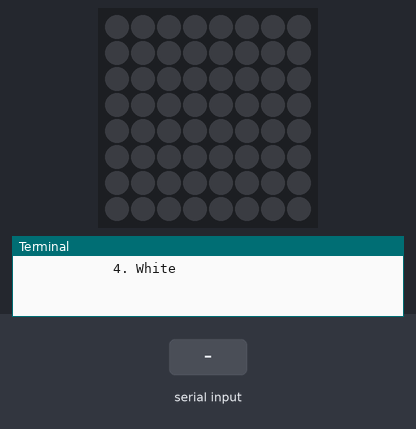
Simulated run of this program. Board: Raspberry Pi (BCM pin numbers) with a Sense HAT. Shown: the Sense HAT's 8×8 RGB LED matrix, the last lines printed to the terminal. Inputs (shaded band) come from the test bench. The 64×8 strip is a reading aid, not a part: it shows the text the matrix is scrolling, unrolled, one strip-width of it at a time.

Above: at 1.2 s.
1.3 s: "1" typed at the terminal, then Enter
At 1.45 s:
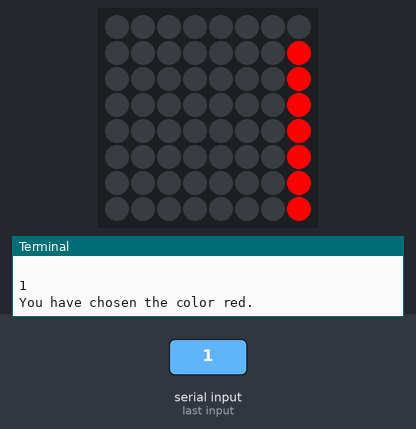
3.2 s: "0" typed at the terminal, then Enter
At 6.07 s:
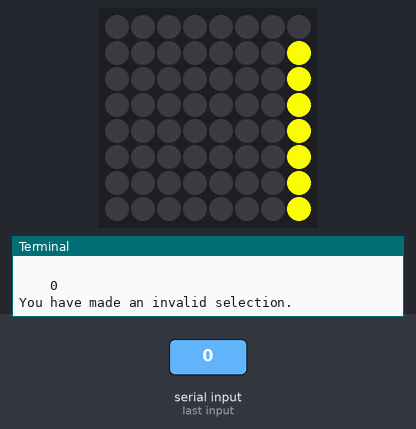
11.1 s: "2" typed at the terminal, then Enter
At 11.9 s:
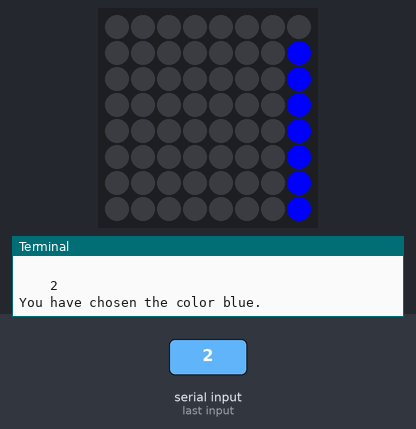
16.3 s: "1" typed at the terminal, then Enter
At 17.22 s:
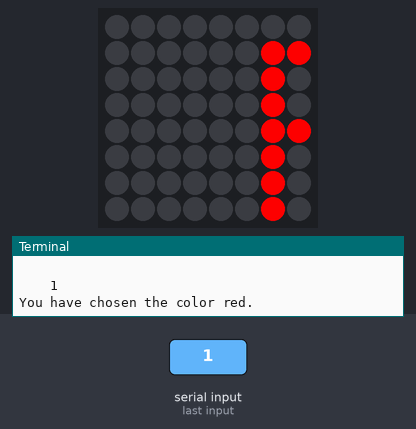

Measured:
- after the input at 1.3 s, the LEDs: change after 0.10 s (image 1)
- after the input at 3.2 s, the LEDs: first differ from a run without the input after 2.8 s (image 2)
- after the input at 11.1 s, the LEDs: change after 0.75 s (image 3)
- after the input at 16.3 s, the LEDs: first change after 0.78 s (image 4 shows a later state)

The program:

simple_input_to_LED_display_test.py
```python
from sense_hat import SenseHat
from time import sleep

sense = SenseHat()

while True:

    selection = input(f"""
        Select a color:
            1. Red
            2. Blue
            3. Green
            4. White

    """)

    r = (255, 0, 0)
    b = (0, 0, 255)
    g = (0, 204, 0)
    w = (255, 255, 255)
    error_color = (255, 255, 0)

    if selection == str(1):
        print("You have chosen the color red.")
        sense.show_message("RED", text_colour=r)

    elif selection == str(2):
        print("You have chosen the color blue.")
        sense.show_message("BLUE", text_colour=b)

    elif selection == str(3):
        print("You have chosen the color green.")
        sense.show_message("GREEN", text_colour=g)

    elif selection == str(4):
        print("You have chosen the color white.")
        sense.show_message("WHITE", text_colour=w)

    else:
        print("You have made an invalid selection.")
        sense.show_message("ERROR", text_colour=error_color)

    sense.clear()

    sleep(2)
```
